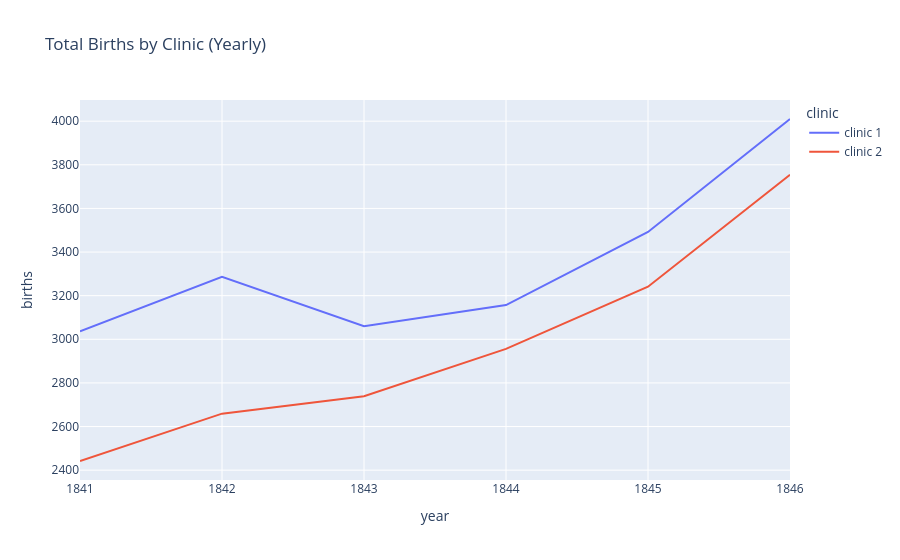

Notebook code for this chart:
### Code cell
line = px.line(data_year, x = 'year', y = 'births', color = 'clinic', title = 'Total Births by Clinic (Yearly)')
line.show()

### Figure 1 — Plotly figure (JSON) as saved in the notebook; plotly's stock layout.template omitted (floating-point values rounded to 4 significant figures)
{"data": [{"hovertemplate": "clinic=clinic 1<br>year=%{x}<br>births=%{y}<extra></extra>", "legendgroup": "clinic 1", "line": {"color": "#636efa", "dash": "solid"}, "marker": {"symbol": "circle"}, "mode": "lines", "name": "clinic 1", "orientation": "v", "showlegend": true, "type": "scatter", "x": [1841, 1842, 1843, 1844, 1845, 1846], "xaxis": "x", "y": [3036, 3287, 3060, 3157, 3492, 4010], "yaxis": "y"}, {"hovertemplate": "clinic=clinic 2<br>year=%{x}<br>births=%{y}<extra></extra>", "legendgroup": "clinic 2", "line": {"color": "#EF553B", "dash": "solid"}, "marker": {"symbol": "circle"}, "mode": "lines", "name": "clinic 2", "orientation": "v", "showlegend": true, "type": "scatter", "x": [1841, 1842, 1843, 1844, 1845, 1846], "xaxis": "x", "y": [2442, 2659, 2739, 2956, 3241, 3754], "yaxis": "y"}], "layout": {"legend": {"title": {"text": "clinic"}, "tracegroupgap": 0}, "title": {"text": "Total Births by Clinic (Yearly)"}, "xaxis": {"anchor": "y", "domain": [0, 1], "title": {"text": "year"}}, "yaxis": {"anchor": "x", "domain": [0, 1], "title": {"text": "births"}}}}
